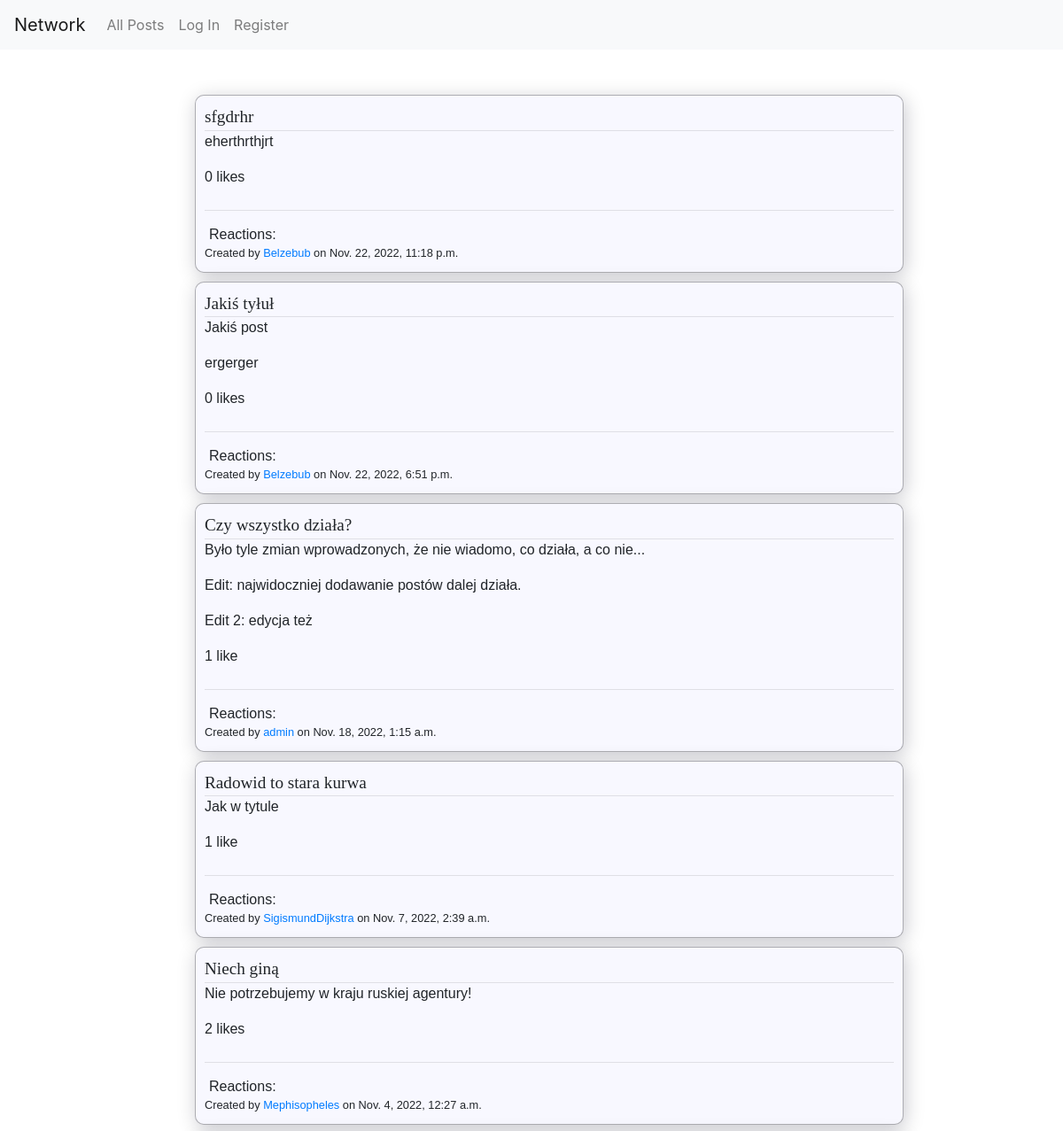
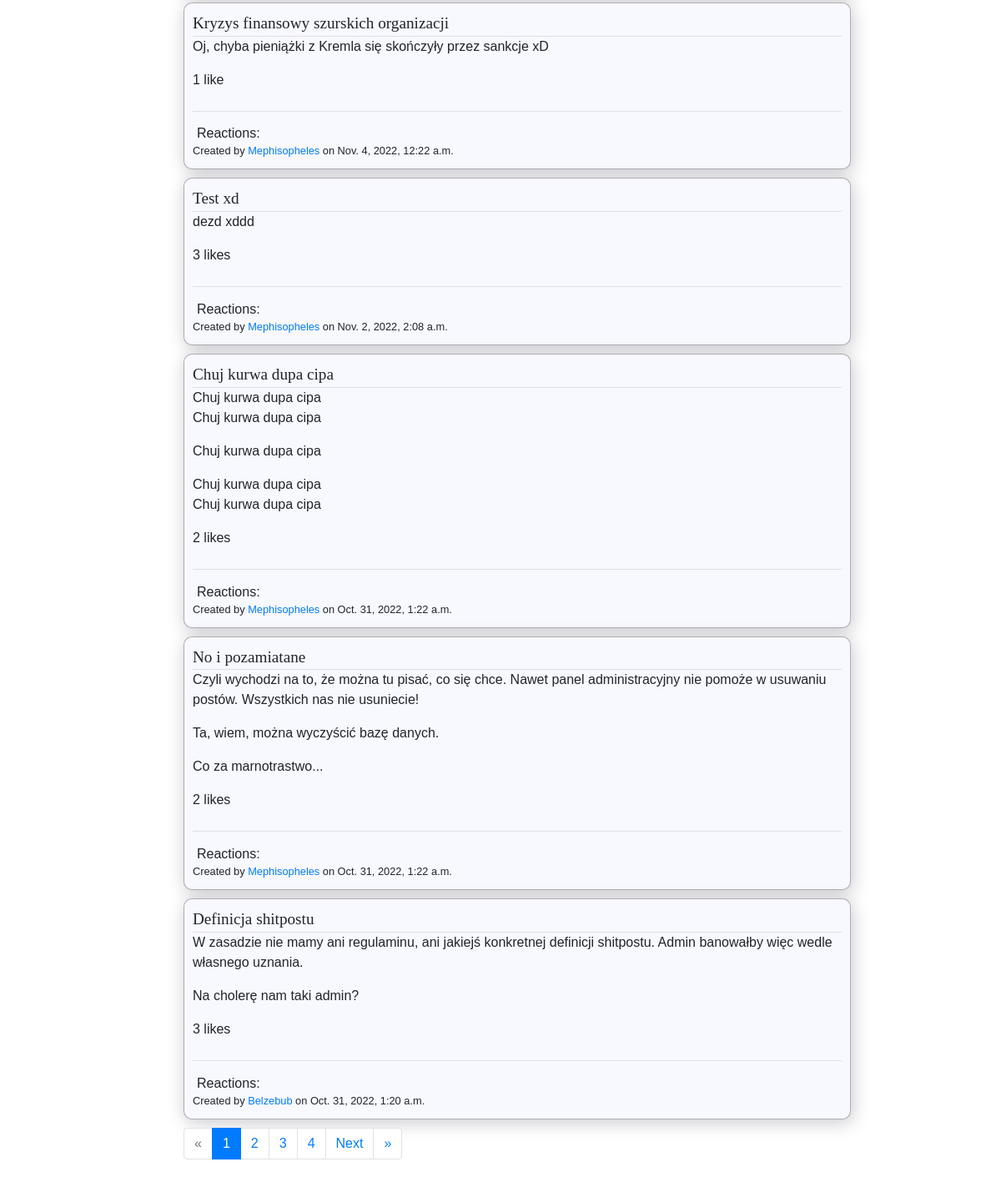
The page / on the database its author committed (2 pictures, top to bottom).
### network/models.py (models this page shows, shortened)
class Post(models.Model):
    author    = models.ForeignKey     (User, on_delete=models.CASCADE, related_name='posts')
    body      = models.CharField      (max_length=4096)
    likes     = models.ManyToManyField(User,          blank=True,      related_name='likes')
    timestamp = models.DateTimeField  (auto_now_add=True)
    title     = models.CharField      (max_length=64, blank=True)
    def total_likes(self):
        return self.likes.all().count()
    def get_reactions(self, user=None):
        reactions = {}
        for reaction_obj in self.reactions.all():
            category = reaction_obj.category.reaction
            if category in reactions.keys():
                reactions[category]['count'] += 1
            else:
                reactions[category]          = {}
                reactions[category]['emoji'] = reaction_obj.category.emoji
                reactions[category]['count'] = 1
        if user:
            user_reaction = self.reactions.filter(user=user)
            if len(user_reaction) == 1:
                key = str(user_reaction[0].category.reaction)
                reactions[key]['your_reaction'] = True
        return reactions

class User(AbstractUser):
    shadowbanned = models.BooleanField(default=False)

### network/views.py (the view)
# urls.py: path("",          views.index,       name="index"),
def index(request):
    content = paginate( filter_shadowbans(request,
                            Post.objects.all().order_by('-timestamp')),
                        request.GET.get('page'),
                        user=logged_in_user(request))
    return render(request, "network/index.html", {
        "new_post_form": NewPostForm,
        "paginator"    : content['paginator'],
        "page_obj"     : content['page_obj']
    })

### network/util.py (called while the page is built)
def paginate(content, page_number, paginate_by=10, user=None):
    paginator = Paginator(content, paginate_by)
    page_obj  = paginator.get_page(page_number)
    print(f"Logged in user is {user}")
    for page_item in page_obj:
        if hasattr(page_item, 'get_reactions'):
            page_item.reactions_data = page_item.get_reactions(user)
    return {
        "paginator": paginator,
        "page_obj" : page_obj
    }

def logged_in_user(request):
    return request.user if request.user.is_authenticated else None

def filter_shadowbans(request, posts):
    if request.user.is_superuser:
        return posts
    return posts.filter(Q(author__shadowbanned=False) | Q(author=request.user.id))

### network/templates/network/index.html (shortened to what this page needs)
{% extends "network/layout.html" %}
{% load static %}
{% block body %}
    <div class="content-wrapper">
        <div id="posts-view">
            {% for post in page_obj %}
                {% include "./post.html" %}
            {% empty %}
                No posts
            {% endfor %}
            <div id="pagination-wrapper">
                {% include './pagination.html' %}
            </div>
        </div>
    </div>
{% endblock %}

### network/templates/network/post.html (shortened to what this page needs)
<div {% if post.author.shadowbanned and request.user.is_superuser %}
        class="post post-shadowbanned"
    {% else %}
        class="post"
    {% endif %}
    id="post-{{ post.id }}" data-postid="{{ post.id }}">
    <div class="post-title">
        {% if post.title %}
            <span class="has-title">{{ post.title }}</span>
        {% else %}
            <span class="no-title">No title</span>
        {% endif %}
    </div>
    <div class="post-body">{{ post.body|linebreaks }}</div>
    <div class="post-likes">
        <span class="likes-counter">
            {{ post.total_likes }}
            like{% if post.total_likes != 1 %}s{% endif %}
        </span>
    </div>
    <div class="post-reactions-wrapper">
        <div class="post-reactions-container">
            <div class="post-reactions-interface">
                <div class="reactions-announcer"> Reactions:</div>
            </div>
        </div>
    </div>
    <div class="post-credentials">
        Created by
        <span class='author'>
            <a href="{% url 'profile' post.author.id %}">{{ post.author.username }}</a>
        </span>
        on {{ post.timestamp }}
    </div>
</div>

### network/static/network/styles.css (style rules this page uses)
* { -webkit-box-sizing: border-box; box-sizing: border-box; }
.content-wrapper { position: relative; margin: auto; margin-left: 0; -webkit-box-ordinal-group: 2; -ms-flex-order: 1; order: 1; }
#posts-view { position: relative; margin: auto; width: 100%; padding: 5px 20px; }
.post { position: relative; display: block; border: 1px solid rgba(0, 0, 0, 0.3); border-radius: 10px; margin: 10px 0px; padding: 10px; overflow-wrap: break-word; background-color: ghostwhite; -webkit-box-shadow: 2px 4px 21.37px #04022137; box-shadow: 2px 4px 21.37px #04022137; }
@media screen and (min-width: 1101px) { .post { width: 800px; } }
.post-title { max-width: 100%; border-bottom: 1px solid rgba(0, 0, 0, 0.1); font-family: "Times new roman", serif; font-size: 1.2em; }
.post-credentials { display: inline-block; }
.has-title { font-weight: 420.69; }
.post-likes { display: -webkit-box; display: -ms-flexbox; display: flex; }
.post-reactions-wrapper { max-width: 100%; margin-top: 25px; padding-top: 10px; border-top: 1px solid rgba(0, 0, 0, 0.1); }
.post-reactions-container { vertical-align: middle; display: -webkit-inline-box; display: -ms-inline-flexbox; display: inline-flex; }
.post-reactions-interface { display: -webkit-inline-box; display: -ms-inline-flexbox; display: inline-flex; -webkit-transform: translateY(18%); transform: translateY(18%); }
.reactions-announcer { margin-left: 5px; height: -webkit-fit-content; height: -moz-fit-content; height: fit-content; }
.post-credentials { font-size: 0.8em; }

### rows shown on the page
Post: title "sfgdrhr", body "eherthrthjrt", total_likes "0", author.username "Belzebub", timestamp "Nov. 22, 2022, 11:18 p.m."
Post: title "Jakiś tyłuł", body "Jakiś post ergerger", total_likes "0", author.username "Belzebub", timestamp "Nov. 22, 2022, 6:51 p.m."
Post: title "Czy wszystko działa?", body "Było tyle zmian wprowadzonych, że nie wiadomo, co działa, a co nie... Edit: najwidoczniej dodawanie postów dalej działa. Edit 2: edycja też", total_likes "1", author.username "admin", timestamp "Nov. 18, 2022, 1:15 a.m."
Post: title "Radowid to stara kurwa", body "Jak w tytule", total_likes "1", author.username "SigismundDijkstra", timestamp "Nov. 7, 2022, 2:39 a.m."
Post: title "Niech giną", body "Nie potrzebujemy w kraju ruskiej agentury!", total_likes "2", author.username "Mephisopheles", timestamp "Nov. 4, 2022, 12:27 a.m."
Post: title "Kryzys finansowy szurskich organizacji", body "Oj, chyba pieniążki z Kremla się skończyły przez sankcje xD", total_likes "1", author.username "Mephisopheles", timestamp "Nov. 4, 2022, 12:22 a.m."
Post: title "Test xd", body "dezd xddd", total_likes "3", author.username "Mephisopheles", timestamp "Nov. 2, 2022, 2:08 a.m."
Post: title "Chuj kurwa dupa cipa", body "Chuj kurwa dupa cipa Chuj kurwa dupa cipa Chuj kurwa dupa cipa Chuj kurwa dupa cipa Chuj kurwa dupa cipa", total_likes "2", author.username "Mephisopheles", timestamp "Oct. 31, 2022, 1:22 a.m."
Post: title "No i pozamiatane", body "Czyli wychodzi na to, że można tu pisać, co się chce. Nawet panel administracyjny nie pomoże w usuwaniu postów. Wszystkich nas nie usuniecie! Ta, wiem, można wyczyścić bazę danych. Co za marnotrastwo...", total_likes "2", author.username "Mephisopheles", timestamp "Oct. 31, 2022, 1:22 a.m."
Post: title "Definicja shitpostu", body "W zasadzie nie mamy ani regulaminu, ani jakiejś konkretnej definicji shitpostu. Admin banowałby więc wedle własnego uznania. Na cholerę nam taki admin?", total_likes "3", author.username "Belzebub", timestamp "Oct. 31, 2022, 1:20 a.m."

### other values the page prints
{{ page_obj.number }} "1"
{{ page.number }} "2" "3" "4"
